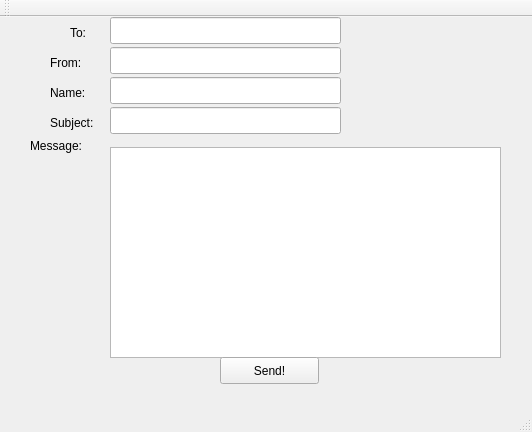
<?xml version="1.0" encoding="UTF-8"?>
<ui version="4.0">
 <class>MainWindow</class>
 <widget class="QMainWindow" name="MainWindow">
  <property name="geometry">
   <rect>
    <x>0</x>
    <y>0</y>
    <width>532</width>
    <height>432</height>
   </rect>
  </property>
  <property name="windowTitle">
   <string>MainWindow</string>
  </property>
  <widget class="QWidget" name="centralWidget">
   <widget class="QLineEdit" name="To">
    <property name="geometry">
     <rect>
      <x>110</x>
      <y>0</y>
      <width>231</width>
      <height>27</height>
     </rect>
    </property>
   </widget>
   <widget class="QLabel" name="label">
    <property name="geometry">
     <rect>
      <x>50</x>
      <y>30</y>
      <width>67</width>
      <height>31</height>
     </rect>
    </property>
    <property name="text">
     <string>From: </string>
    </property>
   </widget>
   <widget class="QLabel" name="label_2">
    <property name="geometry">
     <rect>
      <x>70</x>
      <y>0</y>
      <width>67</width>
      <height>31</height>
     </rect>
    </property>
    <property name="text">
     <string>To:</string>
    </property>
   </widget>
   <widget class="QLabel" name="label_3">
    <property name="geometry">
     <rect>
      <x>50</x>
      <y>90</y>
      <width>67</width>
      <height>31</height>
     </rect>
    </property>
    <property name="text">
     <string>Subject: </string>
    </property>
   </widget>
   <widget class="QLineEdit" name="From">
    <property name="geometry">
     <rect>
      <x>110</x>
      <y>30</y>
      <width>231</width>
      <height>27</height>
     </rect>
    </property>
   </widget>
   <widget class="QLineEdit" name="Subject">
    <property name="geometry">
     <rect>
      <x>110</x>
      <y>90</y>
      <width>231</width>
      <height>27</height>
     </rect>
    </property>
   </widget>
   <widget class="QTextEdit" name="Message">
    <property name="geometry">
     <rect>
      <x>110</x>
      <y>130</y>
      <width>391</width>
      <height>211</height>
     </rect>
    </property>
   </widget>
   <widget class="QLabel" name="label_4">
    <property name="geometry">
     <rect>
      <x>30</x>
      <y>120</y>
      <width>67</width>
      <height>17</height>
     </rect>
    </property>
    <property name="text">
     <string>Message:</string>
    </property>
   </widget>
   <widget class="QPushButton" name="pushButton">
    <property name="geometry">
     <rect>
      <x>220</x>
      <y>340</y>
      <width>99</width>
      <height>27</height>
     </rect>
    </property>
    <property name="text">
     <string>Send!</string>
    </property>
   </widget>
   <widget class="QLabel" name="label_5">
    <property name="geometry">
     <rect>
      <x>50</x>
      <y>60</y>
      <width>67</width>
      <height>31</height>
     </rect>
    </property>
    <property name="text">
     <string>Name:</string>
    </property>
   </widget>
   <widget class="QLineEdit" name="Name">
    <property name="geometry">
     <rect>
      <x>110</x>
      <y>60</y>
      <width>231</width>
      <height>27</height>
     </rect>
    </property>
   </widget>
  </widget>
  <widget class="QMenuBar" name="menuBar">
   <property name="geometry">
    <rect>
     <x>0</x>
     <y>0</y>
     <width>532</width>
     <height>25</height>
    </rect>
   </property>
  </widget>
  <widget class="QToolBar" name="mainToolBar">
   <attribute name="toolBarArea">
    <enum>TopToolBarArea</enum>
   </attribute>
   <attribute name="toolBarBreak">
    <bool>false</bool>
   </attribute>
  </widget>
  <widget class="QStatusBar" name="statusBar"/>
 </widget>
 <layoutdefault spacing="6" margin="11"/>
 <tabstops>
  <tabstop>To</tabstop>
  <tabstop>From</tabstop>
  <tabstop>Name</tabstop>
  <tabstop>Subject</tabstop>
  <tabstop>Message</tabstop>
  <tabstop>pushButton</tabstop>
 </tabstops>
 <resources/>
 <connections/>
</ui>
